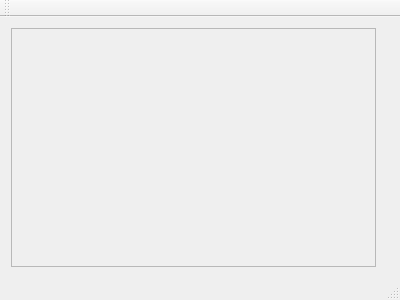
<?xml version="1.0" encoding="UTF-8"?>
<ui version="4.0">
 <class>MainWindow</class>
 <widget class="QMainWindow" name="MainWindow">
  <property name="geometry">
   <rect>
    <x>0</x>
    <y>0</y>
    <width>400</width>
    <height>300</height>
   </rect>
  </property>
  <property name="windowTitle">
   <string>MainWindow</string>
  </property>
  <widget class="QWidget" name="centralWidget">
   <layout class="QGridLayout" name="gridLayout">
    <item row="0" column="0">
     <layout class="QHBoxLayout" name="horizontalLayout">
      <item>
       <widget class="QScrollArea" name="scrollArea">
        <property name="widgetResizable">
         <bool>true</bool>
        </property>
        <widget class="QWidget" name="scrollAreaWidgetContents">
         <property name="geometry">
          <rect>
           <x>0</x>
           <y>0</y>
           <width>73</width>
           <height>214</height>
          </rect>
         </property>
         <layout class="QVBoxLayout" name="verticalLayout_2">
          <item>
           <layout class="QVBoxLayout" name="verticalLayout"/>
          </item>
         </layout>
        </widget>
       </widget>
      </item>
      <item>
       <widget class="QLabel" name="label">
        <property name="text">
         <string/>
        </property>
        <property name="pixmap">
         <pixmap>../../../Imagens/Magic_meme.gif</pixmap>
        </property>
       </widget>
      </item>
     </layout>
    </item>
   </layout>
  </widget>
  <widget class="QMenuBar" name="menuBar">
   <property name="geometry">
    <rect>
     <x>0</x>
     <y>0</y>
     <width>400</width>
     <height>26</height>
    </rect>
   </property>
  </widget>
  <widget class="QToolBar" name="mainToolBar">
   <attribute name="toolBarArea">
    <enum>TopToolBarArea</enum>
   </attribute>
   <attribute name="toolBarBreak">
    <bool>false</bool>
   </attribute>
  </widget>
  <widget class="QStatusBar" name="statusBar"/>
 </widget>
 <layoutdefault spacing="6" margin="11"/>
 <resources/>
 <connections/>
</ui>
